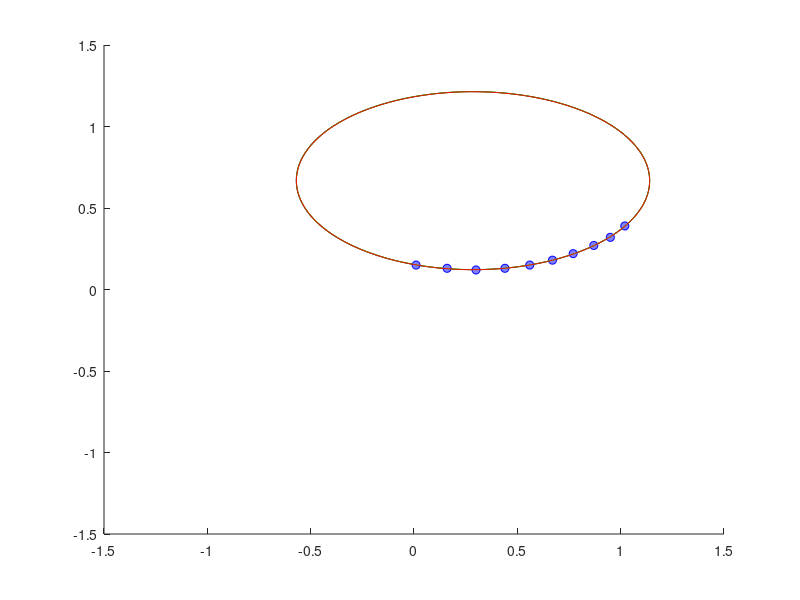

This chart was generated by the following MATLAB code:
function moler_5_12

%Variabili a 
xmin=-1.5;
deltax=0.01;
xmax=1.5;

ymin=-1.5;
deltay=0.01;
ymax=1.5;

x=[1.02 .95 .87 .77 .67 .56 .44 .30 .16 .01]';
y=[0.39 .32 .27 .22 .18 .15 .13 .12 .13 .15]';

%Decido di fissare f==1 e risolvere il sistema A*cf=(ones(10,1).*-1)

A=[(x.^2),(x.*y),(y.^2),x,y];
b=ones(10,1).*-1;

cf=A\b;
display(cf);
%Direttamente dalla traccia

[X,Y]=meshgrid(xmin:deltax:xmax,ymin:deltay:ymax);
Z=cf(1)*X.^2 +cf(2)*X.*Y + cf(3)*Y.^2 + cf(4)*X + cf(5)*Y + 1;

hold on

contour(X,Y,Z,[0 0],'k');

plot(x,y,'ob','MarkerFaceColor',[0.5 0.5 1]);

% Domanda B

%Perturbazioni "omogenee" (identico p per ogni parametro)

p=rand()*0.001-0.0005;

A_p=[((x+p).^2),((x+p).*(y+p)),((y+p).^2),x+p,y+p];

cf=A_p\(b+p);
display(cf);
Z=cf(1)*X.^2 +cf(2)*X.*Y + cf(3)*Y.^2 + cf(4)*X + cf(5)*Y + 1+p;

contour(X,Y,Z,[0 0],'g');

%Perturbazioni "caotiche" (p varia per ogni parametro)

p=rand(7,1)'.*0.001-0.0005;

A_pc=[((x+p(1)).^2),((x+p(2)).*(y+p(3))),((y+p(4)).^2),x+p(5),y+p(6)];

cf=A_pc\(b+p(7));
display(cf);

Z=cf(1)*X.^2 +cf(2)*X.*Y + cf(3)*Y.^2 + cf(4)*X + cf(5)*Y + 1+p(7);

contour(X,Y,Z,[0 0],'r');
disp('si vede quindi come nonostante siano state applicate delle perturbazioni complessivamente e singolarmente');
disp('il valore dei coefficienti varia al più nell ordine di grandezza e-2');






